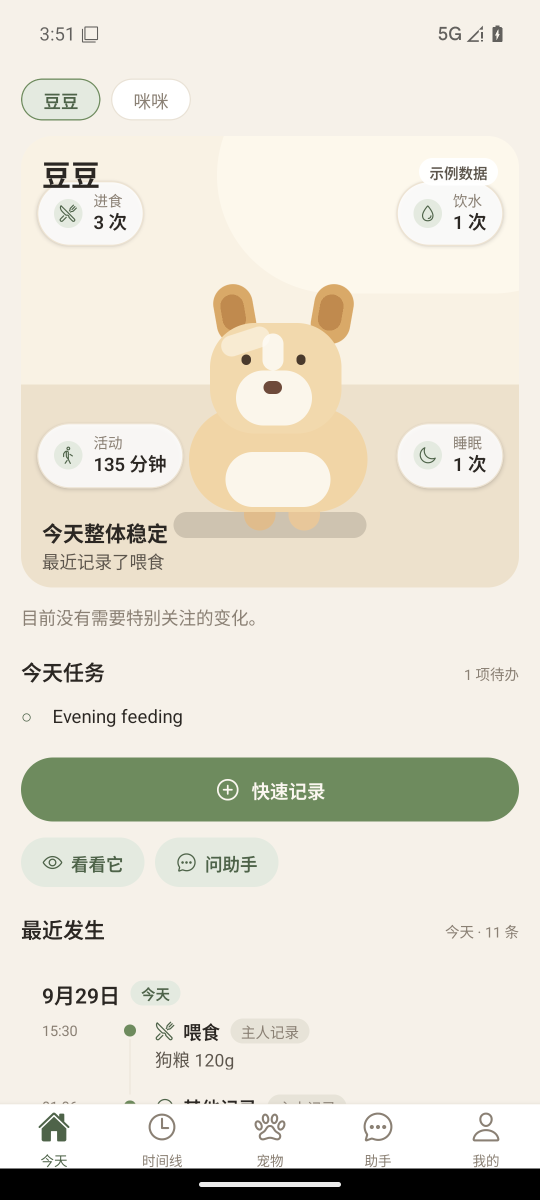
#> input picture artifacts/r2p3d-r1/android/screens/01_today.png, 1080 x 2400 px, given in place of 01_today.png.png, which was not available (shown at 1/2 size)
$ python -i build-r2p3d-r1-sheets.py   (imports and definitions only)
#> lines starting #> are read from the running program, lines starting #| are printed output that depends on the picture
"""build-r2p3d-r1-sheets.py — assemble R2P3D-R1 Android evidence contact sheets.

Reads artifacts/r2p3d-r1/android/screens/*.png, normalizes each to a cell
(360x800 crop, center), tiles into labeled contact sheets, and writes a small
HTML gallery for human visual review (HUMAN_VISUAL_ACCEPTANCE stays PENDING).
Run: python scripts/twin/build-r2p3d-r1-sheets.py
"""

from __future__ import annotations

from pathlib import Path

from PIL import Image, ImageDraw

REPO = Path(__file__).resolve().parents[2]
SCREENS = REPO / "artifacts" / "r2p3d-r1" / "android" / "screens"
OUT = REPO / "artifacts" / "r2p3d-r1" / "android"

CELL_W, CELL_H = 300, 668  # keep 1080x2400 aspect (~0.45)
COLS = 3

ORDER = [
    "01_today", "02_timeline", "03_pet", "04_lifeview_a", "15_lifeview_b",
    "05_assistant", "06_me", "07_quicklog", "08_health",
    "09_behavior", "10_training", "11_welfare", "12_social",
    "13_companion", "14_monitoring", "16_twinversion", "17_twincapture", "18_twinreview",
]


def cell(name: str) -> Image.Image:
    src = Image.open(SCREENS / f"{name}.png").convert("RGB")
    w, h = src.size
#> w = 1080; h = 2400
    # Center crop to 0.45 aspect then resize to cell.
    target_aspect = CELL_W / CELL_H
    ch = h
#> ch = 2400
    cw = int(h * target_aspect)
#> cw = 1077
    if cw > w:
        cw = w
        ch = int(w / target_aspect)
    x0 = (w - cw) // 2
#> x0 = 1
    y0 = (h - ch) // 2
#> y0 = 0
    return src.crop((x0, y0, x0 + cw, y0 + ch)).resize((CELL_W, CELL_H), Image.LANCZOS)
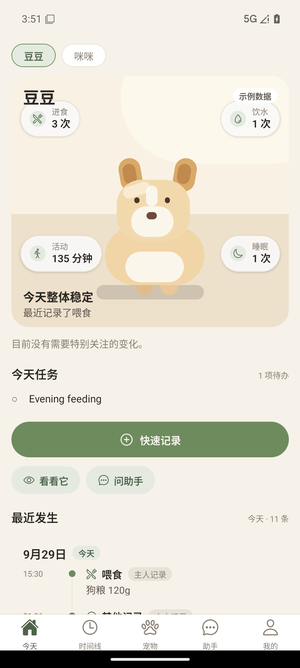
#> returned value: PIL image 300x668 RGB; mean R, G, B 229.1, 224.9, 212.4


# [46 lines left out: functions build_sheet, main, not called in this run]


# [2 lines not run here, left out]

>>> result = cell('../../artifacts/r2p3d-r1/android/screens/01_today.png')

$ run again, on artifacts/r2p3d-r1/android/screens/08_health.png
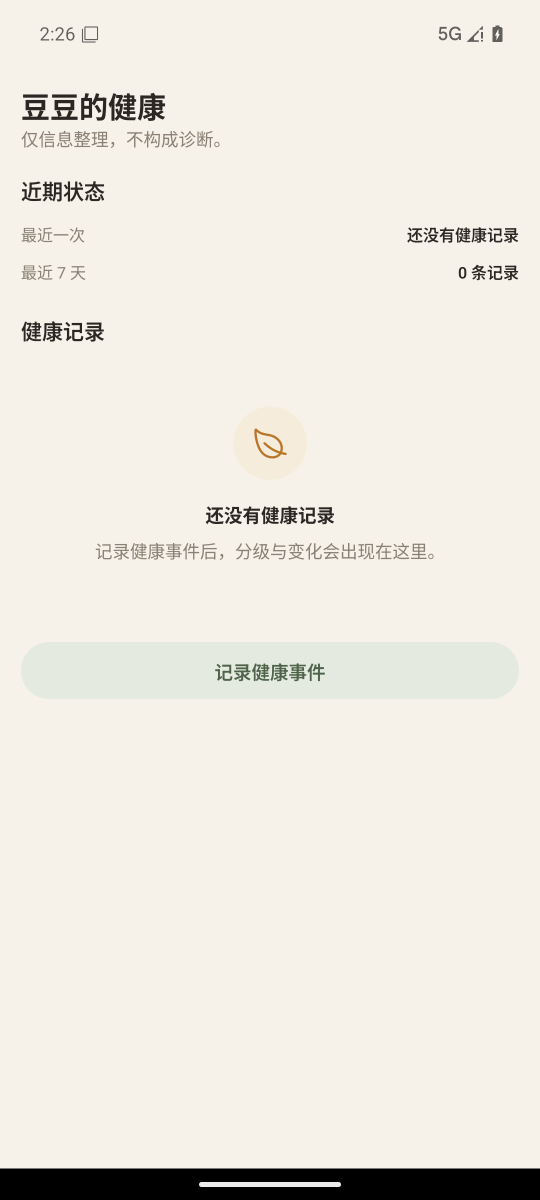
#> input picture artifacts/r2p3d-r1/android/screens/08_health.png, 1080 x 2400 px, given in place of 08_health.png.png, which was not available (shown at 1/2 size)
#> in cell, `return src.crop((x0, y0, x0 + cw, y0 + ch)).resize((CELL_W, CELL_H), I..`:
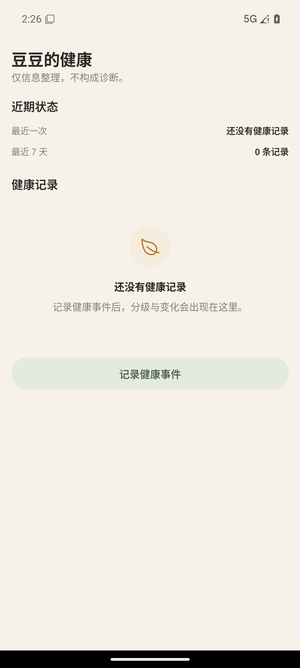
#> returned value: PIL image 300x668 RGB; mean R, G, B 236.4, 232, 224

$ run again, on artifacts/r2p3d-r1/android/screens/10_training.png
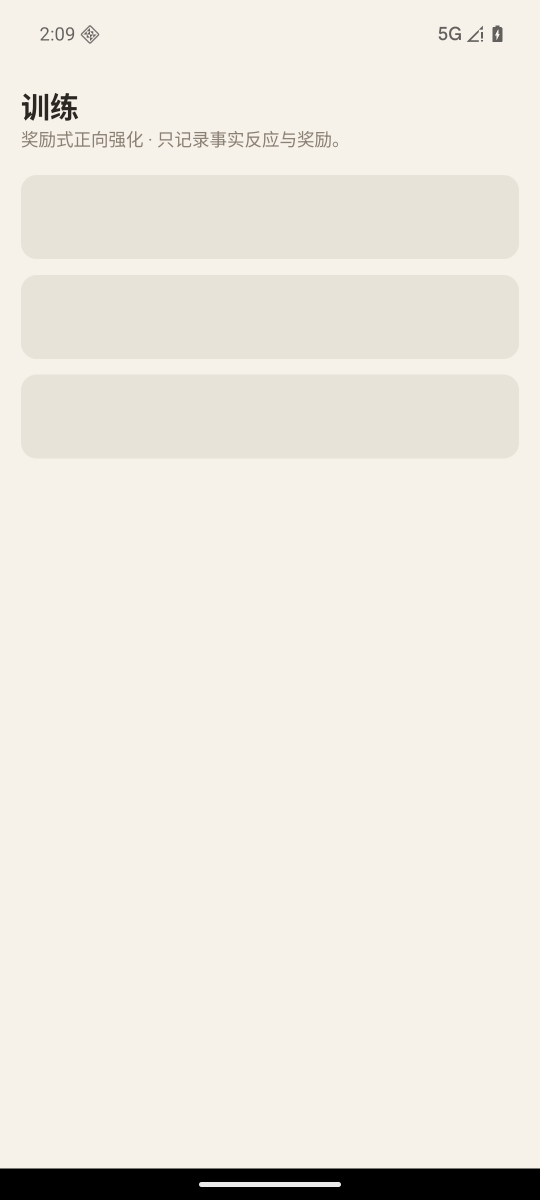
#> input picture artifacts/r2p3d-r1/android/screens/10_training.png, 1080 x 2400 px, given in place of 10_training.png.png, which was not available (shown at 1/2 size)
#> in cell, `return src.crop((x0, y0, x0 + cw, y0 + ch)).resize((CELL_W, CELL_H), I..`:
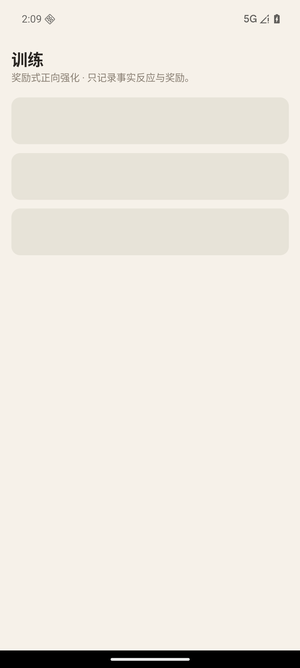
#> returned value: PIL image 300x668 RGB; mean R, G, B 236.3, 231.6, 223.3
